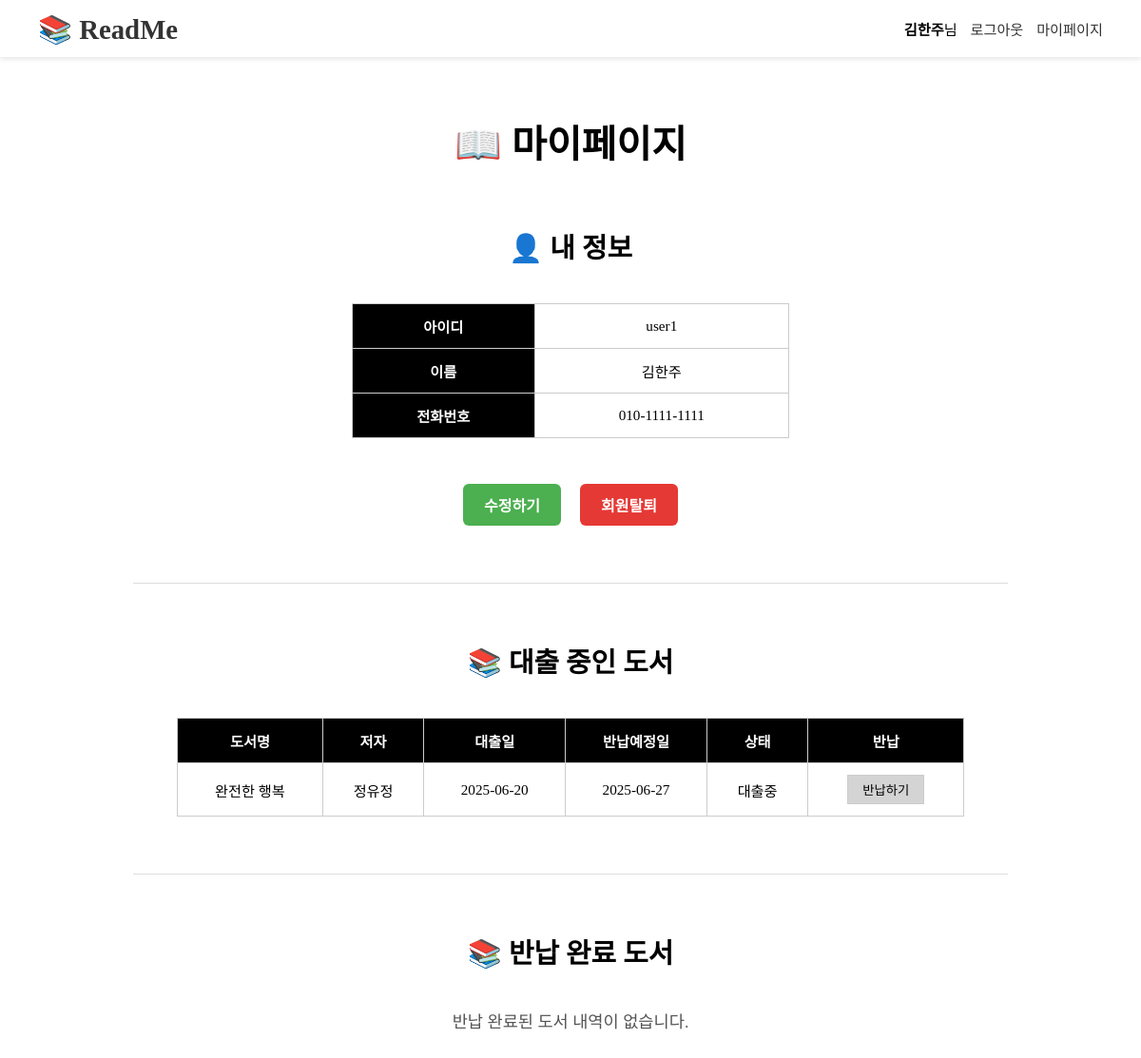
Before: /user/info.php (signed in) with the older database file.
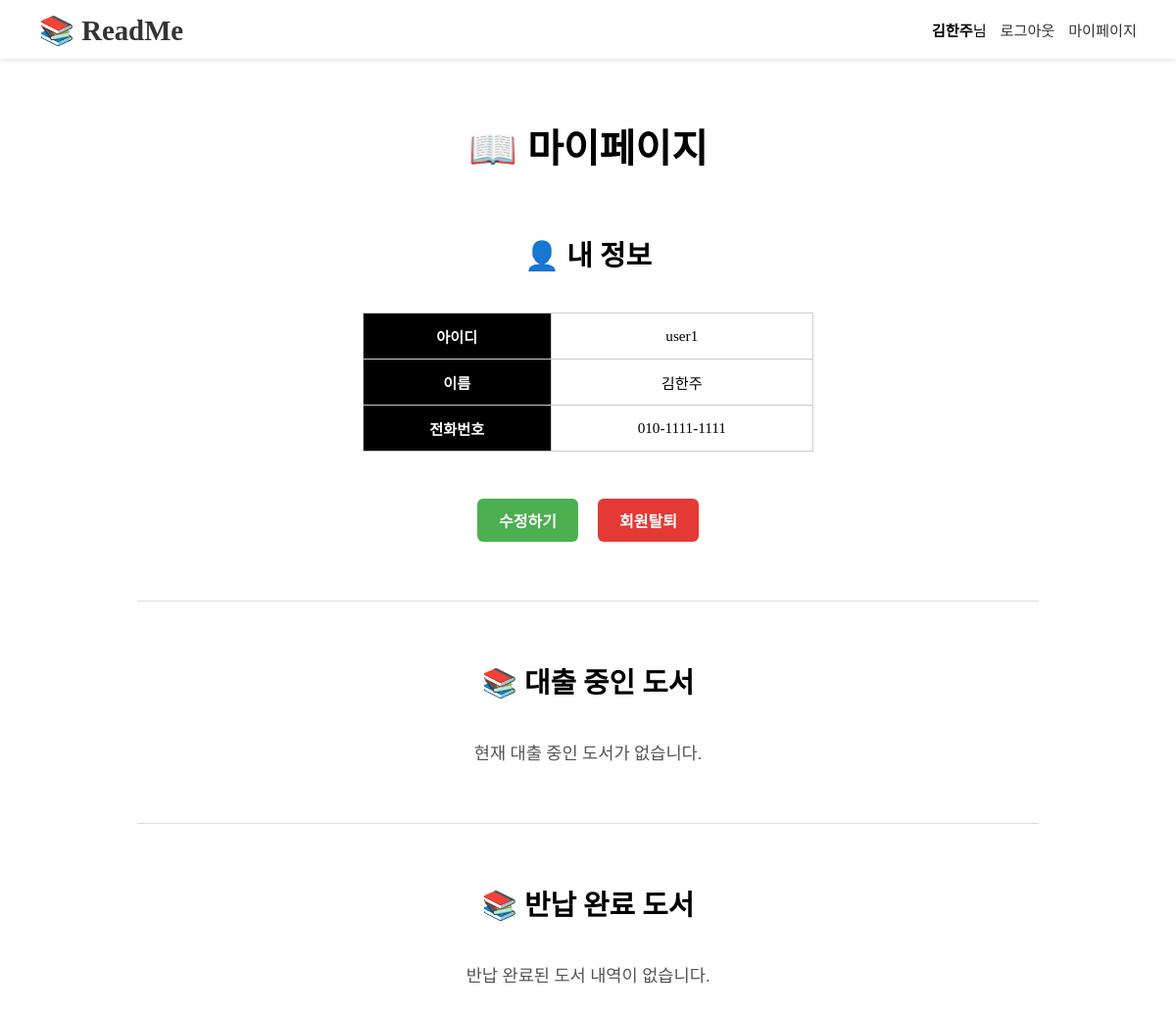
After: the same page with the newer database file.
### tables this page shows
CREATE TABLE loan (
    lno INT unsigned AUTO_INCREMENT,    
    ldate DATE NOT NULL,                    
    lddate DATE NOT NULL,                   
    lrdate DATE,                           
    lstate BOOLEAN NOT NULL DEFAULT 0,     
    uno INT unsigned NOT NULL,                     
    bno INT unsigned NOT NULL,                      

	constraint primary key (lno),
    constraint foreign key(uno) references user(uno) on update cascade on delete cascade,
    constraint foreign key(bno) references book(bno) on update cascade on delete cascade
);

CREATE TABLE book (
    bno INT unsigned AUTO_INCREMENT,     
    btitle VARCHAR(100) NOT NULL,           
    briter VARCHAR(50) NOT NULL,             
    bpub VARCHAR(50) NOT NULL,               
    bimg VARCHAR(100),                        
    sno INT unsigned,                         
    cno INT unsigned NOT NULL,
    constraint primary key (bno),
    constraint foreign key(sno) references slot(sno) on update cascade on delete cascade,
    constraint foreign key(cno) references category(cno) on update cascade on delete cascade
);

### user/info.php (the view, shortened to what this page needs)
<?php
include '../db.php';
$uno = $_SESSION['uno'];
$sql_user = "SELECT uid, uname, uphone FROM user WHERE uno = ?";
$stmt_user = $conn->prepare($sql_user);
$stmt_user->bind_param("i", $uno);
$stmt_user->execute();
$result_user = $stmt_user->get_result();
$user = $result_user->fetch_assoc();
?>
<?php include '../header.php'; ?>
<div class="userInfoCon">
    <h1 class="pageTitle">📖 마이페이지</h1>
    <h2>👤 내 정보</h2>
    <table class="userTable" border="1" cellpadding="5" cellspacing="0">
        <tr><th>아이디</th><td><?= htmlspecialchars($user['uid']) ?></td></tr>
        <tr><th>이름</th><td><?= htmlspecialchars($user['uname']) ?></td></tr>
        <tr><th>전화번호</th><td><?= htmlspecialchars($user['uphone']) ?></td></tr>
    </table>
    <br>
    <div class="formBox">
        <form action="update.php" method="get">
            <button class="infoUpdateBtn" type="submit">수정하기</button>
        </form>
        <form action="deletePro.php" method="post">
            <button class="infoDeleteBtn" type="submit">회원탈퇴</button>
        </form>
    </div>
    <hr>
    <h2 class="sectionTitle">📚 대출 중인 도서</h2>
    <?php
    $sql = "
        SELECT loan.lno, book.bno, book.btitle, book.briter, loan.ldate, loan.lddate, loan.lstate
        FROM loan
        JOIN book ON loan.bno = book.bno
        WHERE loan.uno = ? AND loan.lstate = 0
        ORDER BY loan.ldate DESC
    ";
    $stmt = $conn->prepare($sql);
    $stmt->bind_param("i", $uno);
    $stmt->execute();
    $result = $stmt->get_result();
    if ($result->num_rows > 0): ?>
        <table border="1" cellpadding="5" cellspacing="0">
            <thead>
                <tr>
                    <th>도서명</th>
                    <th>저자</th>
                    <th>대출일</th>
                    <th>반납예정일</th>
                    <th>상태</th>
                    <th>반납</th>
                </tr>
            </thead>
            <tbody>
            <?php while ($row = $result->fetch_assoc()): ?>
                <tr>
                    <td>
                        <a href="../book/bookView.php?bno=<?= $row['bno'] ?>" class="link">
                            <?= htmlspecialchars($row['btitle']) ?>
                        </a>
                    </td>
                    <td><?= htmlspecialchars($row['briter']) ?></td>
                    <td><?= htmlspecialchars($row['ldate']) ?></td>
                    <td><?= htmlspecialchars($row['lddate']) ?></td>
                    <td><?= $row['lstate'] == 0 ? '대출중' : '반납완료' ?></td>
                    <td>
                        <form method="post" action="/readme/book/returnBookPro.php" onsubmit="return confirm('반납하시겠습니까?');">
                        <button type="submit" class="rBook">반납하기</button>
                        </form>
                    </td>
                </tr>
            <?php endwhile; ?>
            </tbody>
        </table>
    <?php else: ?>
        <p>현재 대출 중인 도서가 없습니다.</p>
    <?php endif; ?>
    <hr>
    <h2>📚 반납 완료 도서</h2>
    <?php
    $sqlHistory = "
        SELECT loan.lno, book.bno, book.btitle, book.briter, loan.ldate, loan.lddate, loan.lrdate
        FROM loan
        JOIN book ON loan.bno = book.bno
        WHERE loan.uno = ? AND loan.lstate = 1
        ORDER BY loan.lrdate DESC
    ";
    $stmtHistory = $conn->prepare($sqlHistory);
    $stmtHistory->bind_param("i", $uno);
    $stmtHistory->execute();
    $resultHistory = $stmtHistory->get_result();
    if ($resultHistory->num_rows > 0): ?>
        <table border="1" cellpadding="5" cellspacing="0">
            <thead>
                <tr>
                    <th>도서명</th>
                    <th>저자</th>
                    <th>대출일</th>
                    <th>반납예정일</th>
                    <th>반납일</th>
                </tr>
            </thead>
            <tbody>
            <?php while ($row = $resultHistory->fetch_assoc()): ?>
                <tr>
                    <td><a href="../book/bookView.php?bno=<?= $row['bno'] ?>"><?= htmlspecialchars($row['btitle']) ?></a></td>
                    <td><?= htmlspecialchars($row['briter']) ?></td>
                    <td><?= htmlspecialchars($row['ldate']) ?></td>
                    <td><?= htmlspecialchars($row['lddate']) ?></td>
                    <td><?= htmlspecialchars($row['lrdate']) ?></td>
                </tr>
            <?php endwhile; ?>
            </tbody>
        </table>
    <?php else: ?>
        <p>반납 완료된 도서 내역이 없습니다.</p>
    <?php endif; ?>
</div>
</body>
</html>

Changed rows visible on the page:
removed loan: bno.btitle "완전한 행복", bno.briter "정유정", ldate "2025-06-20", lddate "2025-06-27", lstate "대출중"
Other visible differences:
text no longer shown: "도서명 저자 대출일 반납예정일 상태 반납"
text now shown: "현재 대출 중인 도서가 없습니다."
